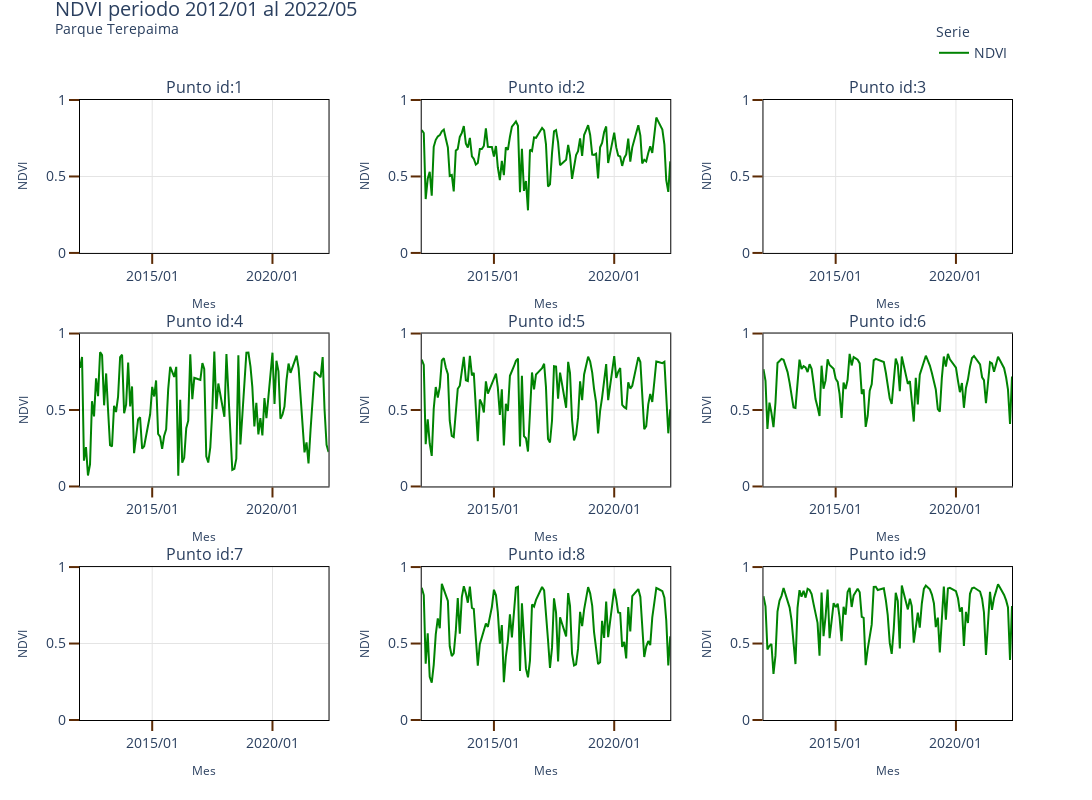

Notebook cell for this chart:
### Markdown cell above
Gráficos

### Code cell
rows=3
cols=3

column_titles = list(map(lambda x: 'Punto id:' + str(int(x)), pd_ndvi.sort_values('id_point',ascending=True).id_point.unique().tolist() ))

fig = make_subplots(rows=rows,
                    cols=cols,
                    subplot_titles=column_titles,
                    horizontal_spacing=0.1,
                    vertical_spacing=0.13)


row_order = pd_ndvi.sort_values('id_point',ascending=True).id_point.unique().reshape(rows,cols).tolist()
    
for row in range(len(row_order)):

    list_row = row_order[row]
    for col in range(len(list_row)):
        
        if row_order[row][col]==1:
            showlegend=True
        else:
            showlegend=False

        data_fig = pd_ndvi.query(f"id_point=={row_order[row][col]}")
        data_fig = data_fig.sort_values('periodo',ascending=True)

        fig.add_trace(
            go.Scatter(x=data_fig['periodo'],
                        y=data_fig['ndvi_media'],
                        mode='lines',
                        name='NDVI',# Id: {id}'.format(id=id_),
                        line=dict(color='#008302', width=2),
                        legendgroup='group1',
                        showlegend=showlegend,
                        
                        ),
            row=row+1, 
            col=col+1
                
        )
        
        fig.update_xaxes(title_text='Mes',
                            title_font=dict(size=12),
                        range=[ data_fig.dropna().periodo.min(),
                                data_fig.periodo.max()])
        fig.update_yaxes(title_text='NDVI',
                            title_font=dict(size=12),
                            range=[0,1]
                        )
        
fig['layout']['title']['y']=0.98
fig['layout']['margin']['t']=100
        
#        
fig.update_xaxes(tickformat="%Y/%m",showline=True, linewidth=1, linecolor='black', gridcolor='#E4E4E4',mirror=True,
                 ticks="outside", tickwidth=2, tickcolor='#5C2B05', ticklen=10)
fig.update_yaxes(showline=True, linewidth=1, linecolor='black', gridcolor='#E4E4E4',mirror=True,
                 ticks="outside", tickwidth=2, tickcolor='#5C2B05', ticklen=10)        
fig.update_layout( height=800,
                   width=1500,
                   showlegend = True,
                   font = dict(size = 14),
                   template='plotly_white',
                   title_text=f"""
                             NDVI periodo {pd_ndvi.dropna().periodo.min().strftime("%Y/%m")} al {pd_ndvi.dropna().periodo.max().strftime("%Y/%m")}
                             <br><sup>Parque {'Terepaima'}</sup>
                             """,
                #    xaxis_range=[data_fig.periodo.max() - pd.DateOffset(months=4*12),
                #                 data_fig.periodo.max()],
                  legend_title_text='Serie',
                  legend_title = dict( font = dict(size = 14)),
                   uniformtext_minsize=8,
                   uniformtext_mode='hide',
                   legend = dict(
                                #orientation="h",
                                yanchor="bottom",
                                y=1.05,
                                xanchor="right",
                                x=1,
                                font_size=14
                            )
                 )

fig.write_image(f'./{park}/figures/ndvi_{park}.png')

fig.show()

### Figure 1 — Plotly figure (JSON) as saved in the notebook; plotly's stock layout.template omitted (floating-point values rounded to 4 significant figures; data arrays with more than 128 entries replaced by an {"elided": "..."} marker saying what was removed)
{"data": [{"legendgroup": "group1", "line": {"color": "#008302", "width": 2}, "mode": "lines", "name": "NDVI", "showlegend": true, "type": "scatter", "x": {"elided": "629 str values"}, "xaxis": "x", "y": {"elided": "629 null values"}, "yaxis": "y"}, {"legendgroup": "group1", "line": {"color": "#008302", "width": 2}, "mode": "lines", "name": "NDVI", "showlegend": false, "type": "scatter", "x": {"elided": "629 str values"}, "xaxis": "x2", "y": {"elided": "629 float values"}, "yaxis": "y2"}, {"legendgroup": "group1", "line": {"color": "#008302", "width": 2}, "mode": "lines", "name": "NDVI", "showlegend": false, "type": "scatter", "x": {"elided": "629 str values"}, "xaxis": "x3", "y": {"elided": "629 null values"}, "yaxis": "y3"}, {"legendgroup": "group1", "line": {"color": "#008302", "width": 2}, "mode": "lines", "name": "NDVI", "showlegend": false, "type": "scatter", "x": {"elided": "629 str values"}, "xaxis": "x4", "y": {"elided": "629 float values"}, "yaxis": "y4"}, {"legendgroup": "group1", "line": {"color": "#008302", "width": 2}, "mode": "lines", "name": "NDVI", "showlegend": false, "type": "scatter", "x": {"elided": "629 str values"}, "xaxis": "x5", "y": {"elided": "629 float values"}, "yaxis": "y5"}, {"legendgroup": "group1", "line": {"color": "#008302", "width": 2}, "mode": "lines", "name": "NDVI", "showlegend": false, "type": "scatter", "x": {"elided": "629 str values"}, "xaxis": "x6", "y": {"elided": "629 float values"}, "yaxis": "y6"}, {"legendgroup": "group1", "line": {"color": "#008302", "width": 2}, "mode": "lines", "name": "NDVI", "showlegend": false, "type": "scatter", "x": {"elided": "629 str values"}, "xaxis": "x7", "y": {"elided": "629 null values"}, "yaxis": "y7"}, {"legendgroup": "group1", "line": {"color": "#008302", "width": 2}, "mode": "lines", "name": "NDVI", "showlegend": false, "type": "scatter", "x": {"elided": "629 str values"}, "xaxis": "x8", "y": {"elided": "629 float values"}, "yaxis": "y8"}, {"legendgroup": "group1", "line": {"color": "#008302", "width": 2}, "mode": "lines", "name": "NDVI", "showlegend": false, "type": "scatter", "x": {"elided": "629 str values"}, "xaxis": "x9", "y": {"elided": "629 float values"}, "yaxis": "y9"}], "layout": {"annotations": [{"font": {"size": 16}, "showarrow": false, "text": "Punto id:1", "x": 0.1333, "xanchor": "center", "xref": "paper", "y": 1, "yanchor": "bottom", "yref": "paper"}, {"font": {"size": 16}, "showarrow": false, "text": "Punto id:2", "x": 0.5, "xanchor": "center", "xref": "paper", "y": 1, "yanchor": "bottom", "yref": "paper"}, {"font": {"size": 16}, "showarrow": false, "text": "Punto id:3", "x": 0.8667, "xanchor": "center", "xref": "paper", "y": 1, "yanchor": "bottom", "yref": "paper"}, {"font": {"size": 16}, "showarrow": false, "text": "Punto id:4", "x": 0.1333, "xanchor": "center", "xref": "paper", "y": 0.6233, "yanchor": "bottom", "yref": "paper"}, {"font": {"size": 16}, "showarrow": false, "text": "Punto id:5", "x": 0.5, "xanchor": "center", "xref": "paper", "y": 0.6233, "yanchor": "bottom", "yref": "paper"}, {"font": {"size": 16}, "showarrow": false, "text": "Punto id:6", "x": 0.8667, "xanchor": "center", "xref": "paper", "y": 0.6233, "yanchor": "bottom", "yref": "paper"}, {"font": {"size": 16}, "showarrow": false, "text": "Punto id:7", "x": 0.1333, "xanchor": "center", "xref": "paper", "y": 0.2467, "yanchor": "bottom", "yref": "paper"}, {"font": {"size": 16}, "showarrow": false, "text": "Punto id:8", "x": 0.5, "xanchor": "center", "xref": "paper", "y": 0.2467, "yanchor": "bottom", "yref": "paper"}, {"font": {"size": 16}, "showarrow": false, "text": "Punto id:9", "x": 0.8667, "xanchor": "center", "xref": "paper", "y": 0.2467, "yanchor": "bottom", "yref": "paper"}], "font": {"size": 14}, "height": 800, "legend": {"font": {"size": 14}, "title": {"font": {"size": 14}, "text": "Serie"}, "x": 1, "xanchor": "right", "y": 1.05, "yanchor": "bottom"}, "margin": {"t": 100}, "showlegend": true, "title": {"text": "\n                             NDVI periodo 2012/01 al 2022/05\n                             <br><sup>Parque Terepaima</sup>\n                             ", "y": 0.98}, "uniformtext": {"minsize": 8, "mode": "hide"}, "width": 1500, "xaxis": {"anchor": "y", "domain": [0, 0.2667], "gridcolor": "#E4E4E4", "linecolor": "black", "linewidth": 1, "mirror": true, "range": ["2012-01-01T00:00:00", "2022-05-01T00:00:00"], "showline": true, "tickcolor": "#5C2B05", "tickformat": "%Y/%m", "ticklen": 10, "ticks": "outside", "tickwidth": 2, "title": {"font": {"size": 12}, "text": "Mes"}}, "xaxis2": {"anchor": "y2", "domain": [0.3667, 0.6333], "gridcolor": "#E4E4E4", "linecolor": "black", "linewidth": 1, "mirror": true, "range": ["2012-01-01T00:00:00", "2022-05-01T00:00:00"], "showline": true, "tickcolor": "#5C2B05", "tickformat": "%Y/%m", "ticklen": 10, "ticks": "outside", "tickwidth": 2, "title": {"font": {"size": 12}, "text": "Mes"}}, "xaxis3": {"anchor": "y3", "domain": [0.7333, 1], "gridcolor": "#E4E4E4", "linecolor": "black", "linewidth": 1, "mirror": true, "range": ["2012-01-01T00:00:00", "2022-05-01T00:00:00"], "showline": true, "tickcolor": "#5C2B05", "tickformat": "%Y/%m", "ticklen": 10, "ticks": "outside", "tickwidth": 2, "title": {"font": {"size": 12}, "text": "Mes"}}, "xaxis4": {"anchor": "y4", "domain": [0, 0.2667], "gridcolor": "#E4E4E4", "linecolor": "black", "linewidth": 1, "mirror": true, "range": ["2012-01-01T00:00:00", "2022-05-01T00:00:00"], "showline": true, "tickcolor": "#5C2B05", "tickformat": "%Y/%m", "ticklen": 10, "ticks": "outside", "tickwidth": 2, "title": {"font": {"size": 12}, "text": "Mes"}}, "xaxis5": {"anchor": "y5", "domain": [0.3667, 0.6333], "gridcolor": "#E4E4E4", "linecolor": "black", "linewidth": 1, "mirror": true, "range": ["2012-01-01T00:00:00", "2022-05-01T00:00:00"], "showline": true, "tickcolor": "#5C2B05", "tickformat": "%Y/%m", "ticklen": 10, "ticks": "outside", "tickwidth": 2, "title": {"font": {"size": 12}, "text": "Mes"}}, "xaxis6": {"anchor": "y6", "domain": [0.7333, 1], "gridcolor": "#E4E4E4", "linecolor": "black", "linewidth": 1, "mirror": true, "range": ["2012-01-01T00:00:00", "2022-05-01T00:00:00"], "showline": true, "tickcolor": "#5C2B05", "tickformat": "%Y/%m", "ticklen": 10, "ticks": "outside", "tickwidth": 2, "title": {"font": {"size": 12}, "text": "Mes"}}, "xaxis7": {"anchor": "y7", "domain": [0, 0.2667], "gridcolor": "#E4E4E4", "linecolor": "black", "linewidth": 1, "mirror": true, "range": ["2012-01-01T00:00:00", "2022-05-01T00:00:00"], "showline": true, "tickcolor": "#5C2B05", "tickformat": "%Y/%m", "ticklen": 10, "ticks": "outside", "tickwidth": 2, "title": {"font": {"size": 12}, "text": "Mes"}}, "xaxis8": {"anchor": "y8", "domain": [0.3667, 0.6333], "gridcolor": "#E4E4E4", "linecolor": "black", "linewidth": 1, "mirror": true, "range": ["2012-01-01T00:00:00", "2022-05-01T00:00:00"], "showline": true, "tickcolor": "#5C2B05", "tickformat": "%Y/%m", "ticklen": 10, "ticks": "outside", "tickwidth": 2, "title": {"font": {"size": 12}, "text": "Mes"}}, "xaxis9": {"anchor": "y9", "domain": [0.7333, 1], "gridcolor": "#E4E4E4", "linecolor": "black", "linewidth": 1, "mirror": true, "range": ["2012-01-01T00:00:00", "2022-05-01T00:00:00"], "showline": true, "tickcolor": "#5C2B05", "tickformat": "%Y/%m", "ticklen": 10, "ticks": "outside", "tickwidth": 2, "title": {"font": {"size": 12}, "text": "Mes"}}, "yaxis": {"anchor": "x", "domain": [0.7533, 1], "gridcolor": "#E4E4E4", "linecolor": "black", "linewidth": 1, "mirror": true, "range": [0, 1], "showline": true, "tickcolor": "#5C2B05", "ticklen": 10, "ticks": "outside", "tickwidth": 2, "title": {"font": {"size": 12}, "text": "NDVI"}}, "yaxis2": {"anchor": "x2", "domain": [0.7533, 1], "gridcolor": "#E4E4E4", "linecolor": "black", "linewidth": 1, "mirror": true, "range": [0, 1], "showline": true, "tickcolor": "#5C2B05", "ticklen": 10, "ticks": "outside", "tickwidth": 2, "title": {"font": {"size": 12}, "text": "NDVI"}}, "yaxis3": {"anchor": "x3", "domain": [0.7533, 1], "gridcolor": "#E4E4E4", "linecolor": "black", "linewidth": 1, "mirror": true, "range": [0, 1], "showline": true, "tickcolor": "#5C2B05", "ticklen": 10, "ticks": "outside", "tickwidth": 2, "title": {"font": {"size": 12}, "text": "NDVI"}}, "yaxis4": {"anchor": "x4", "domain": [0.3767, 0.6233], "gridcolor": "#E4E4E4", "linecolor": "black", "linewidth": 1, "mirror": true, "range": [0, 1], "showline": true, "tickcolor": "#5C2B05", "ticklen": 10, "ticks": "outside", "tickwidth": 2, "title": {"font": {"size": 12}, "text": "NDVI"}}, "yaxis5": {"anchor": "x5", "domain": [0.3767, 0.6233], "gridcolor": "#E4E4E4", "linecolor": "black", "linewidth": 1, "mirror": true, "range": [0, 1], "showline": true, "tickcolor": "#5C2B05", "ticklen": 10, "ticks": "outside", "tickwidth": 2, "title": {"font": {"size": 12}, "text": "NDVI"}}, "yaxis6": {"anchor": "x6", "domain": [0.3767, 0.6233], "gridcolor": "#E4E4E4", "linecolor": "black", "linewidth": 1, "mirror": true, "range": [0, 1], "showline": true, "tickcolor": "#5C2B05", "ticklen": 10, "ticks": "outside", "tickwidth": 2, "title": {"font": {"size": 12}, "text": "NDVI"}}, "yaxis7": {"anchor": "x7", "domain": [0, 0.2467], "gridcolor": "#E4E4E4", "linecolor": "black", "linewidth": 1, "mirror": true, "range": [0, 1], "showline": true, "tickcolor": "#5C2B05", "ticklen": 10, "ticks": "outside", "tickwidth": 2, "title": {"font": {"size": 12}, "text": "NDVI"}}, "yaxis8": {"anchor": "x8", "domain": [0, 0.2467], "gridcolor": "#E4E4E4", "linecolor": "black", "linewidth": 1, "mirror": true, "range": [0, 1], "showline": true, "tickcolor": "#5C2B05", "ticklen": 10, "ticks": "outside", "tickwidth": 2, "title": {"font": {"size": 12}, "text": "NDVI"}}, "yaxis9": {"anchor": "x9", "domain": [0, 0.2467], "gridcolor": "#E4E4E4", "linecolor": "black", "linewidth": 1, "mirror": true, "range": [0, 1], "showline": true, "tickcolor": "#5C2B05", "ticklen": 10, "ticks": "outside", "tickwidth": 2, "title": {"font": {"size": 12}, "text": "NDVI"}}}}
